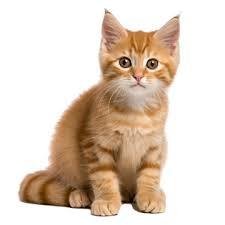
#> input picture imageb.png, 225 x 225 px
$ python guassian_filter.py
#> lines starting #> are read from the running program, lines starting #| are printed output that depends on the picture
import cv2
import numpy as np

from skimage import color
from skimage import io


# Define the Gaussian kernel function
def gaussian_kernel(size, sigma):
	size = int(size) // 2
	x, y = np.mgrid[-size:size+1, -size:size+1]
	normal = 1 / (2.0 * np.pi * sigma**2)
	g =  np.exp(-((x**2 + y**2) / (2.0*sigma**2))) * normal
	return g

# Load the image
# and convert to grayscale
img = cv2.imread('imageb.png')
#> img is the input picture: shape (225, 225, 3); mean B, G, R 194.6, 209, 224.8
grayscale_img = color.rgb2gray(io.imread('imageb.png'))
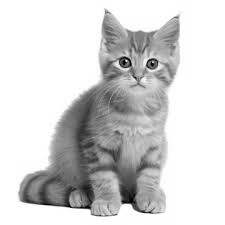
#> grayscale_img: shape (225, 225) float64; min 0.0108, max 1, mean 0.829
# img = cv2.imread('imageb.png')
# img = cv2.cvtColor(img, cv2.COLOR_BGR2RGB)  # Convert BGR to RGB for correct display

# Apply Gaussian filter
size = 5
sigma = 1
gaussian_filter_img = cv2.filter2D(grayscale_img, -1, gaussian_kernel(size, sigma))

# Display the original and filtered images
cv2.imshow('Original Image', img)
cv2.imshow('Grayscale Image', grayscale_img)
cv2.imshow('Gaussian Filtered Image', gaussian_filter_img)
cv2.waitKey(0)
cv2.destroyAllWindows()
